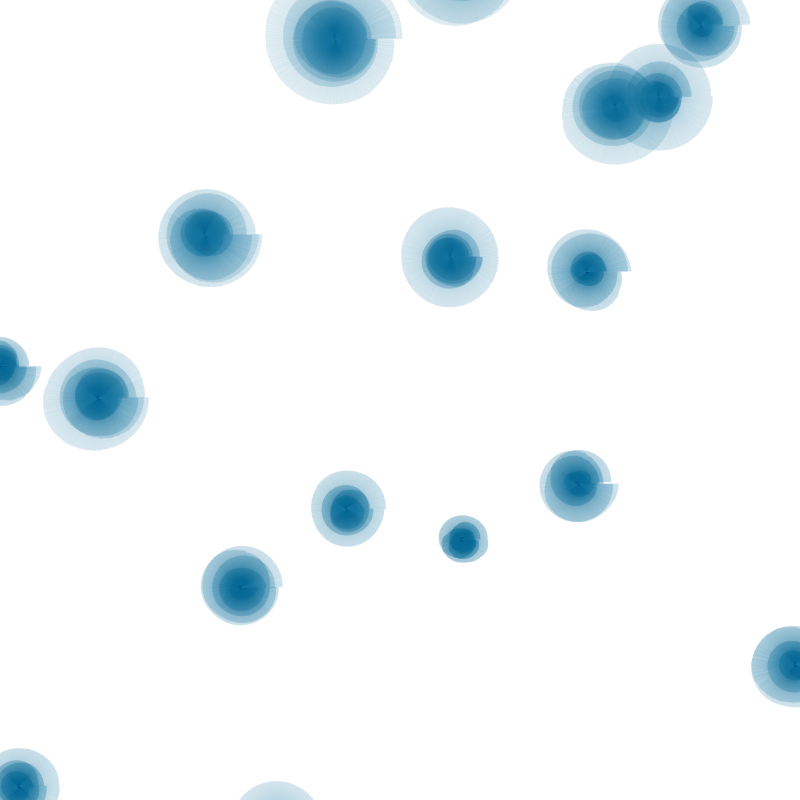
Frame 1 (no input)
Frame 2 (the mouse pressed at the canvas centre, redrawn once): identical to frame 1, image omitted

The p5.js sketch that drew this single still picture (run headless with seeded random() and noise() and a simulated clock; the mouse was pressed at the canvas centre and the sketch redrawn once):

// p5.js sketch
// ── sketch.js
let FPS = 30;
let totalFrames = FPS * 2;  // 2초 동안 실행해본다
let ringSystems = [];
let arcSystems = [];

function setup() {
    createCanvas(800, 800);
    frameRate(FPS);

    // 벤치마크: 각각 100개 생성
    for (let i = 0; i < 20; i++) {
        // FloralRing 인스턴스들 (작은 랜덤 위치로 분산)
        ringSystems.push(new FloralRing(
            random(-100, width + 100), random(-100, height + 100),
            100,             // startRadius
            60,              // radiusStep
            5,               // count
            random(1, 30),             // baseBrushSize
            color(26, 122, 158, 30),
            { offsetXMin: -1, offsetXMax: 1, offsetYMin: -1, offsetYMax: 1 },  // offset 범위
            random(4, 10),              // baseLenStep
            { lenOffsetMin: -30, lenOffsetMax: 30 }, // 각 세그먼트 길이 랜덤 오프셋 범위
            { segWidthMin: 2, segWidthMax: 10 },            // segWidthRange 추가
            0.01                         // lenNoiseStep — 노이즈 입력 증가폭



        ));

        // FloralArc 인스턴스들
        arcSystems.push(new FloralArc(
            random(-100, width + 100), random(-100, height + 100),
            random(150, 300),                   // count 아크 개수
            90, 220,
            color(10, 80, random(100, 115), 10)
        ));
    }
}

function draw() {
    background(255);

    // 모두 그리기
    for (let sys of ringSystems) {
        sys.draw();
    }
    // for (let sys of arcSystems) {
    //     sys.draw();
    // }

    // 프레임레이트 로그
    if (frameCount % FPS === 0) {
        console.log("FPS:", frameRate().toFixed(2));
    }

    // if (frameCount > totalFrames) {
    //     noLoop();
    //     console.log("Bench done!");
    // }
    noLoop();
}

// === 클래스 정의 (생략: 앞서 정의한 FloralRing, InnerRing, FloralArc) ===
// ── FloralArc.js
class FloralArc {
    /**
     * @param {number} cx 중심 x
     * @param {number} cy 중심 y
     * @param {number} count 아크 반복 횟수
     * @param {number} rMin 반지름 최소값
     * @param {number} rMax 반지름 최대값
     * @param {p5.Color} col 아크 채우기 색상
     */
    constructor(cx, cy, count, rMin, rMax, col) {
        this.cx = cx;
        this.cy = cy;
        this.count = count;
        this.rMin = rMin;
        this.rMax = rMax;
        this.col = col;
    }

    draw() {
        push();
        translate(this.cx, this.cy);
        fill(this.col);
        noStroke();
        for (let i = 0; i < this.count; i++) {
            let r = random(this.rMin, this.rMax);
            let beginAngle = random(0, TWO_PI);
            let endAngle = beginAngle + random(0, PI / 8);
            arc(0, 0, r, r, beginAngle, endAngle);
        }
        pop();
    }
}
// ── FloralRing.js
class RingSegment {
    constructor(startDeg, endDeg, len) {
        this.start = startDeg;
        this.end = endDeg;
        this.len = len;
    }
}

class FloralRing {
    /**
     * @param {number} cx
     * @param {number} cy
     * @param {number} startRadius
     * @param {number} radiusStep
     * @param {number} count
     * @param {number} baseBrushSize
     * @param {p5.Color} col
     * @param {object} offsetRange {offsetXMin, offsetXMax, offsetYMin, offsetYMax}
     * @param {number} baseLenStep
     * @param {object} lenOffsetRange {lenOffsetMin, lenOffsetMax}
     * @param {object} segWidthRange {segWidthMin, segWidthMax}
     * @param {number} lenNoiseStep  — noise 입력 증가폭
     */
    constructor(cx, cy, startRadius, radiusStep, count, baseBrushSize, col,
        offsetRange, baseLenStep, lenOffsetRange, segWidthRange, lenNoiseStep) {
        this.cx = cx;
        this.cy = cy;
        this.startRadius = startRadius;
        this.radiusStep = radiusStep;
        this.count = count;
        this.baseBrushSize = baseBrushSize;
        this.col = col;
        this.offsetRange = offsetRange;
        this.baseLenStep = baseLenStep;
        this.lenOffsetRange = lenOffsetRange;
        this.segWidthRange = segWidthRange;
        this.lenNoiseStep = lenNoiseStep;
        this.rings = [];

        this._createRings();
    }

    _createRings() {
        for (let i = 0; i < this.count; i++) {
            let offsetX = random(this.offsetRange.offsetXMin, this.offsetRange.offsetXMax);
            let offsetY = random(this.offsetRange.offsetYMin, this.offsetRange.offsetYMax);
            let ringCx = this.cx + offsetX;
            let ringCy = this.cy + offsetY;
            let radius = this.startRadius + i * this.radiusStep;
            let baseLen = this.baseBrushSize + i * this.baseLenStep;
            this.rings.push(new InnerRing(
                ringCx, ringCy, radius, baseLen, this.col,
                this.lenOffsetRange, this.segWidthRange, this.lenNoiseStep
            ));
        }
    }

    draw() {
        for (let ring of this.rings) {
            ring.draw();
        }
    }
}

class InnerRing {
    /**
     * @param {number} cx
     * @param {number} cy
     * @param {number} radius
     * @param {number} baseLen
     * @param {p5.Color} col
     * @param {object} lenOffsetRange
     * @param {object} segWidthRange
     * @param {number} lenNoiseStep
     */
    constructor(cx, cy, radius, baseLen, col, lenOffsetRange, segWidthRange, lenNoiseStep) {
        this.cx = cx;
        this.cy = cy;
        this.radius = radius;
        this.baseLen = baseLen;
        this.col = col;
        this.lenOffsetRange = lenOffsetRange;
        this.segWidthRange = segWidthRange;
        this.lenNoiseStep = lenNoiseStep;

        this.lenNoiseT = random(0, 1000); // 노이즈 입력 초기값
        this.segments = this._generateSegments();
        this.steps = 500;
    }

    _generateSegments() {
        let segs = [];
        let degCursor = 0;
        while (degCursor < 360) {
            let segWidth = random(this.segWidthRange.segWidthMin, this.segWidthRange.segWidthMax);
            let segEnd = degCursor + segWidth;
            if (segEnd > 360) segEnd = 360;

            // 노이즈 값을 이용해서 길이 오프셋 생성
            let noiseVal = noise(this.lenNoiseT);
            let offset = map(noiseVal,
                0, 1,
                this.lenOffsetRange.lenOffsetMin,
                this.lenOffsetRange.lenOffsetMax);
            let len = this.baseLen + offset;

            segs.push(new RingSegment(degCursor, segEnd, len));
            degCursor = segEnd;

            this.lenNoiseT += this.lenNoiseStep;
        }
        return segs;
    }

    draw() {
        stroke(this.col);
        noFill();
        for (let i = 0; i < this.steps; i++) {
            let a = TWO_PI * i / this.steps;
            let deg = degrees(a);
            let len = this.baseLen;
            for (let seg of this.segments) {
                if (deg >= seg.start && deg < seg.end) {
                    len = seg.len;
                    break;
                }
            }
            push();
            translate(this.cx, this.cy);
            rotate(a);
            line(0, 0, len, 0);
            pop();
        }
    }
}
